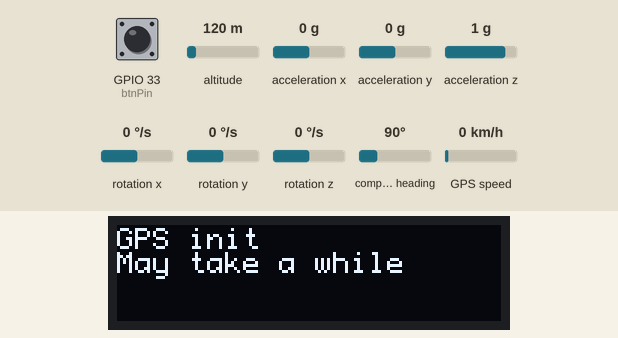
Recording of a sketch running on a simulated ESP32. Parts: 128×32 one-colour display. The inputs (shaded band) are chosen by the test bench; at power-on: GPIO 33 (btnPin) HIGH, altitude 120 m, acceleration x 0 g, acceleration y 0 g, acceleration z 1 g, rotation x 0 °/s, rotation y 0 °/s, rotation z 0 °/s, compass heading 90°, GPS speed 0 km/h. The sensor or clock chip raises its interrupt line as the real part does; EEPROM starts erased; the GPS gets a fix after 3 s at 37.7749, -122.4194 with 8 satellites.

Above: at 1.1 s.
At 5.2 s:
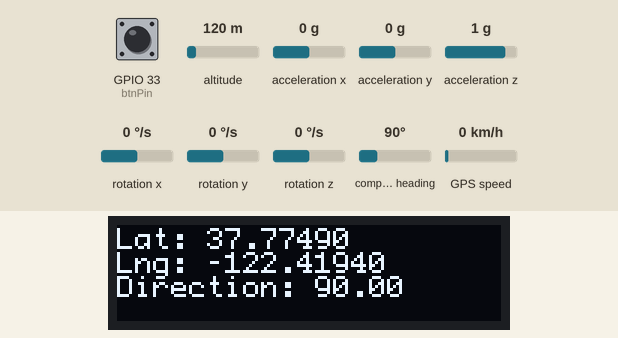
5.3 s: GPIO 33 (btnPin) pulled LOW for 0.15 s
At 6.6 s:
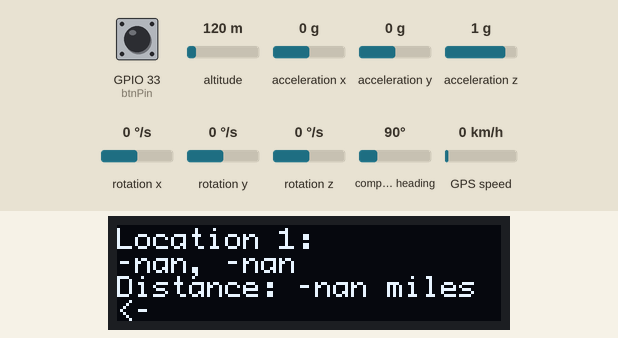
6.9 s: GPIO 33 (btnPin) pulled LOW for 1 s
At 8.8 s:
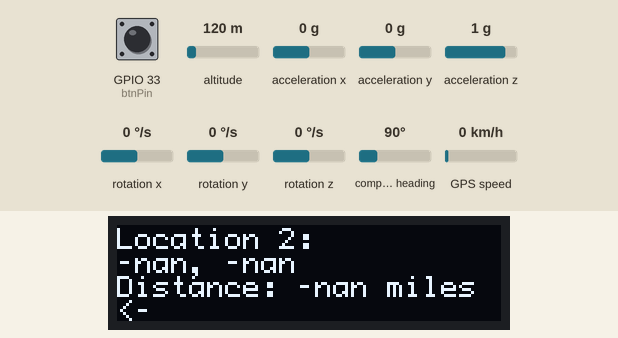
Timing chart, 0 to 10.3 s (numbered marks = the images above; inputs shaded):
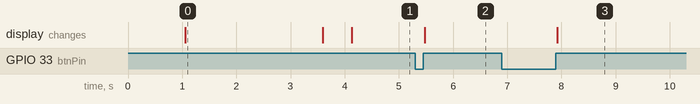

The sketch:

DisplayControl.ino
```cpp
#include <U8g2lib.h>

// OLED display connection
#define SDA 27
#define SCL 26

// Object used to control display (from U8G2 library)
U8G2_SSD1306_128X32_UNIVISION_F_HW_I2C display(U8G2_R0, U8X8_PIN_NONE, SCL, SDA);

// Call at startup to initilize display
void displaySetup() {
  display.begin();
  display.setFont(u8g2_font_profont11_tf);
  display.setFontPosTop();
}

// Various functions used to display text on display
void displayText(char* str1) {
  display.clearBuffer();
  display.drawStr(0, 0, str1);
  display.sendBuffer();
}
void displayText(char* str1, char* str2) {
  display.clearBuffer();
  display.drawStr(0, 0, str1);
  display.drawStr(0, 8, str2);
  display.sendBuffer();
}
void displayText(char* str1, char* str2, char* str3) {
  display.clearBuffer();
  display.drawStr(0, 0, str1);
  display.drawStr(0, 8, str2);
  display.drawStr(0, 16, str3);
  display.sendBuffer();
}
void displayText(char* str1, char* str2, char* str3, char* str4) {
  display.clearBuffer();
  display.drawStr(0, 0, str1);
  display.drawStr(0, 8, str2);
  display.drawStr(0, 16, str3);
  display.drawStr(0, 24, str4);
  display.sendBuffer();
}
```

GPSControl.ino
```cpp
#include <TinyGPSPlus.h>
#include <HardwareSerial.h>
#include <Wire.h>

// UART connection
#define RXD2 16
#define TXD2 17
#define GPSBaud 9600
HardwareSerial uart(1);

// Object and variable used for GPS
TinyGPSPlus gps;
boolean GPSUpdStatus = false;

// Direction calcuated from GPS location changes, -1 if invalid
double getGPSDirection(void){
  if (gps.course.isValid()) {
    return gps.course.deg();
  }
  return -1;
}

// Only returns true if GPS is updated from the last time checked
boolean isGPSDirUpd(void) {
  if (GPSUpdStatus) {
    GPSUpdStatus = false;
    return true;
  }
  return false;
}

// Direction from current location to location in parameter, -1 if current location is invalid
double getGPSCourseTo(double lat, double lng) {
  if (gps.location.isValid()) {
      return TinyGPSPlus::courseTo(
        gps.location.lat(),
        gps.location.lng(),
        lat,
        lng);
  }
  return -1;
}

// Get distance in miles from current location to location in parameter, -1 if current location is invalid
double getDistance(double lat, double lng) {
  if (gps.location.isValid()) {
    // Returns distance in meters so must be converted to miles
    return TinyGPSPlus::distanceBetween(
        gps.location.lat(),
        gps.location.lng(),
        lat,
        lng) * 0.000621371;
  }
  return -1;
}

// Get location, -1 if location is invalid
double getLat(void) {
  if (gps.location.isValid()) {
    return gps.location.lat();
  }
  return -1;
}
double getLng(void) {
  if (gps.location.isValid()) {
    return gps.location.lng();
  }
  return -1;
}

// Call at startup, delay until GPS connects to satellite
void GPSSetup(void) {
  uart.begin(GPSBaud, SERIAL_8N1, RXD2, TXD2);
  while (!gps.location.isValid()) {
    GPSLoop();
    delay(10);
  }
}

// Reads data from UART connection to GPS module
void GPSLoop(void) {
  while (uart.available()) {
    gps.encode(uart.read());
    // For some reason, course will report updated even if it is not if the GPS is not moving
    // so checking if the course equals exactly zero is required
    if (gps.course.isUpdated() && gps.course.deg() != 0) {
      GPSUpdStatus = true;
      }
  }
}
```

MPUControl.ino
```cpp
#include "I2Cdev.h"
#include "MPU6050_6Axis_MotionApps612.h"
#include <Wire.h>

// MPU connection details
#define mpuSDA 21
#define mpuSCL 22
MPU6050 mpu(0x68, &Wire1);

// MPU variables
uint8_t fifoBuffer[128];
Quaternion q;
float mpuOffset = 0;

// Get modified heading based on offset
float getMPUHeading(void) {
  float heading = getRawYaw();
  // Heading is arbitrary and must be corrected using offset
  heading += mpuOffset;
  if (heading > 180) { return heading - 360; }
  else if (heading < -180) { return heading + 360; }
  return heading;
}

// Calculate offset based on current heading
void zeroMPU(void) {
    mpuOffset = -getRawYaw();
}

// Based on original arbitrary "north" from calibration (values between -180 and 180)
float getRawYaw(void) {
  return atan2(2 * q.x * q.y - 2 * q.w * q.z,
                2 * q.w * q.w + 2 * q.x * q.x - 1) * 180/M_PI;
}

// Call at startup, restart microcontroller if failure to connect
void MPUSetup(){
  Wire1.begin(mpuSDA, mpuSCL, (uint32_t)100000);
  mpu.initialize();

  if (mpu.testConnection() && !mpu.dmpInitialize()) {
    // Calibrate accelerameter (hold the device still)
    mpu.CalibrateAccel(6);
    mpu.CalibrateGyro(6);
    mpu.setDMPEnabled(true);;
  } else {
    // Something is wrong with the wiring
    //Serial.println("Initilization failed");
    delay(5000);
    ESP.restart();
  }
}

// Reads data from MPU dmp, store rotation as quaternion to be processed later
void MPULoop() {
  if (mpu.dmpGetCurrentFIFOPacket(fifoBuffer)) {
    mpu.dmpGetQuaternion(&q, fifoBuffer);
  }
}
```

buttonControl.ino
```cpp
// Button connection details
#define btnPin 33

// Variables changed in interrupt used to signal presses or change in button
volatile int btnMode = 0;
volatile long lastPress;
volatile boolean btnIsPressed = false;

// Interrupt on button, detects a short press vs long press
void IRAM_ATTR btnChange(void) {
  if (digitalRead(btnPin) == LOW) {
    lastPress = millis();
    btnIsPressed = true;
  } else if (btnIsPressed){
    long timeDiff = millis() - lastPress;
    if (timeDiff > 500) {
      btnMode = 2;
    } else if (timeDiff > 5) {
      btnMode = 1;
    }
    btnIsPressed = false;
  }
}

// Call at startup to initilize button interrupt
void btnSetup(void) {
  pinMode(btnPin, INPUT_PULLUP);
  attachInterrupt(btnPin, btnChange, CHANGE);
  lastPress = millis();
}

// Returns last saved button press
int btnLoop(void) {
  int temp = btnMode;
  btnMode = 0;
  return temp;
}
```

gpsCompass.ino
```cpp
#include <EEPROM.h>

// Heading updated in loop
double combinedHeading = 0;
// Pages used to display on OLED screen
#define pages 4
unsigned pos = 0;
void basicScreen(void);
void locationOne(void);
void locationTwo(void);
void locationThree(void);
typedef void screenPages(void);
screenPages* displayMode[pages] = {basicScreen,
                        locationOne,
                        locationTwo,
                        locationThree};

// Initial startup
void setup() {
  displaySetup();

  displayText("Accel/Gyro init", "Keep still");
  MPUSetup();
  delay(500);

  displayText("GPS init", "May take a while");
  GPSSetup();
  delay(500);

  btnSetup();
  EEPROM.begin(pages * 2 * sizeof(double));
  displayText("Init complete");
  delay(500);
}

// Main control loop
void loop() {
  // Update information
  MPULoop();
  GPSLoop();
  updateHeading();
  configureCommand(btnLoop());

  // Display screen according the position the user has selected
  displayMode[pos]();
}

// Combines heading from GPS and Accelerometer
void updateHeading(void) {
  combinedHeading = getGPSDirection();
  if (combinedHeading != -1) {
    // If GPS is updated, zero the MPU to line up with GPS heading
    if (isGPSDirUpd()) { zeroMPU(); }
    // Between -180 and 180, apply to GPS direction and correct angle if necessary
    combinedHeading += getMPUHeading();
    if (combinedHeading > 360) { combinedHeading -= 360; }
    if (combinedHeading < 0) { combinedHeading += 360; }
  }
}

// Take command from button to change display or save information
void configureCommand(int command) {
  if (command == 1) {
    // Go to next page if a short press is detected
    ++pos;
    if (pos >= pages) { pos -= pages; }
  } else if (command == 2) {
    // Store location in EEPROM if long press is detected
    EEPROM.put(pos * 2 * sizeof(double), getLat());
    EEPROM.put(pos * 2 * sizeof(double) + sizeof(double), getLng());
    EEPROM.commit();
  }
}

// Saves location, distance and direction to strings in parameter to be displayed
void getDisplayLocation(char* locationStr, char* distanceStr, char* directionStr) {
  // Get lat and lng as a string
  double savedLat = -1, savedLng = -1;
  EEPROM.get(pos * 2 * sizeof(double), savedLat);
  EEPROM.get(pos * 2 * sizeof(double) + sizeof(double), savedLng);
  snprintf(locationStr, 30, "%.5f, %.5f", savedLat, savedLng);
  // Get distance as a string
  snprintf(distanceStr, 30, "Distance: %.3f miles", getDistance(savedLat, savedLng));
  // Get direction to show user where to go
  double headingToSavedLoc = getGPSCourseTo(savedLat, savedLng);
  if (abs(combinedHeading - headingToSavedLoc) < 10) {
    strcpy(directionStr, "^");
  } else if ((fmod(combinedHeading - headingToSavedLoc + 540, 360) - 180) < 0) {
    strcpy(directionStr, "->");
  } else {
    strcpy(directionStr, "<-");
  }
}

// Default screen for location pages
void locationScreen(char* title) {
  char locationStr[30];
  char distanceStr[30];
  char directionStr[30];
  getDisplayLocation(locationStr, distanceStr, directionStr);
  displayText(title, locationStr, distanceStr, directionStr);
}

// Starting page, displays current location, heading, and distance from last saved location
void basicScreen(void) {
  // -1 if location or direction is invalid
  double lat = getLat();
  double lng = getLng();
  if (lat == -1 || lng == -1 || combinedHeading == -1) {
    displayText("GPS Disconnected!");
    return;
  }
  // Setup strings for display
  char latStr[30];
  char lngStr[30];
  char gpsDirStr[30];
  snprintf(latStr, 30, "Lat: %.5f", lat);
  snprintf(lngStr, 30, "Lng: %.5f", lng);
  snprintf(gpsDirStr, 30, "Direction: %.2f", combinedHeading);
  displayText(latStr, lngStr, gpsDirStr);
}

// Three saved locations as different pages
void locationOne(void) {
  locationScreen("Location 1:");
}
void locationTwo(void) {
  locationScreen("Location 2:");
}
void locationThree(void) {
  locationScreen("Location 3:");
}
```

Measured:
- after the input at 5.3 s, the display: changes after 0.18 s (image 2)
- after the input at 6.9 s, the display: changes after 1.0 s (image 3)
- what the display in image 0 shows lasts 2.5 s, from 1.1 s to 3.6 s
